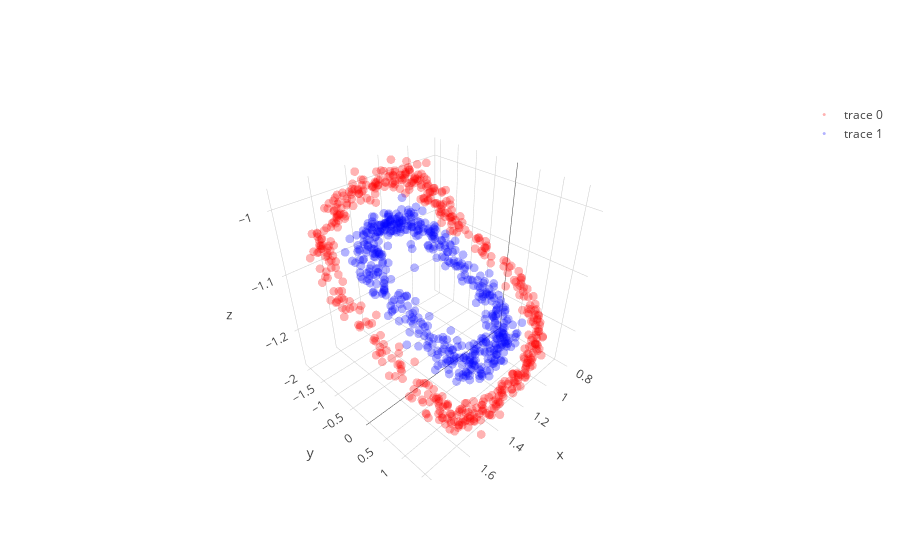
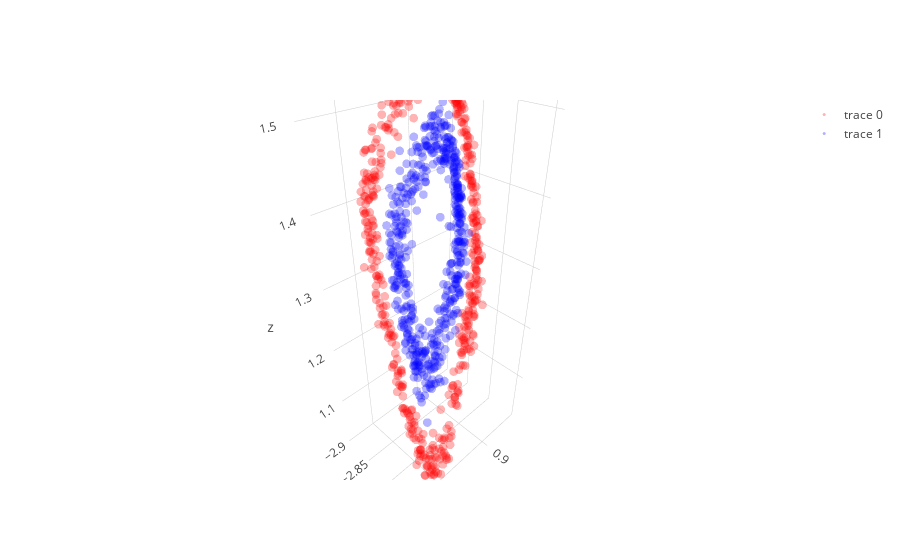
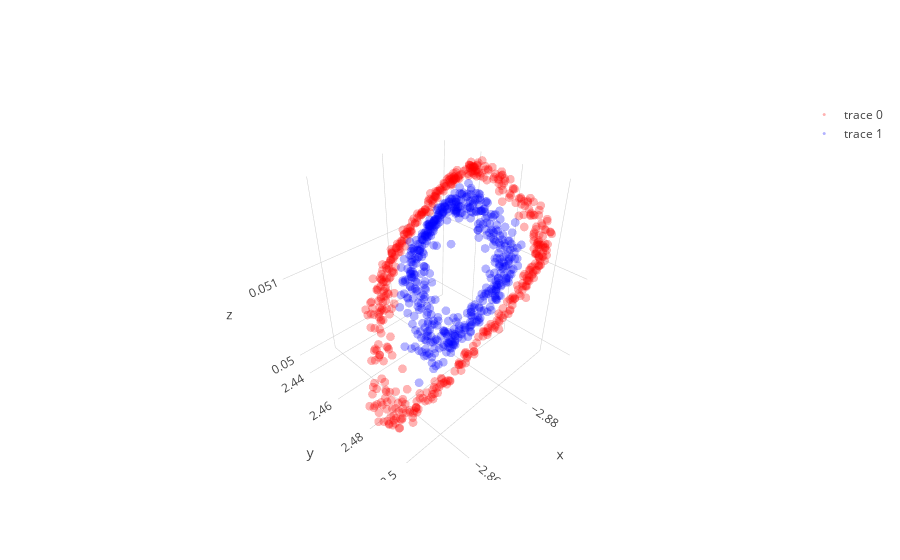

Notebook code cell kept with these figures, in order:
### Code cell
layer1,layer1_var = l1.feed_non(X)
layer2,layer2_var = l2.feed_non(layer1)
layer3,layer3_var = l3.feed_non(layer2)
layer4,layer4_var = l4.feed_linear(layer3)

show_3D(layer1)  
show_3D(layer2)    
show_3D(layer3)

### Figure 1 — Plotly figure (JSON) as saved in the notebook; plotly's stock layout.template omitted (floating-point values rounded to 4 significant figures; data arrays with more than 128 entries replaced by an {"elided": "..."} marker saying what was removed)
{"data": [{"line": {"color": "red", "width": 0.5}, "marker": {"opacity": 0.3, "size": 3}, "mode": "markers", "type": "scatter3d", "uid": "73755b72-addf-4b22-b7df-81c8db62d6cc", "x": {"elided": "500 float values"}, "y": {"elided": "500 float values"}, "z": {"elided": "500 float values"}}, {"line": {"color": "blue", "width": 0.5}, "marker": {"opacity": 0.3, "size": 3}, "mode": "markers", "type": "scatter3d", "uid": "8afdc55e-c4ed-4098-b652-c777a049aac7", "x": {"elided": "500 float values"}, "y": {"elided": "500 float values"}, "z": {"elided": "500 float values"}}], "layout": {}}

### Figure 2 — Plotly figure (JSON) as saved in the notebook; plotly's stock layout.template omitted (floating-point values rounded to 4 significant figures; data arrays with more than 128 entries replaced by an {"elided": "..."} marker saying what was removed)
{"data": [{"line": {"color": "red", "width": 0.5}, "marker": {"opacity": 0.3, "size": 3}, "mode": "markers", "type": "scatter3d", "uid": "c4be49c9-cbfc-4ed3-a260-6b426c40db5c", "x": {"elided": "500 float values"}, "y": {"elided": "500 float values"}, "z": {"elided": "500 float values"}}, {"line": {"color": "blue", "width": 0.5}, "marker": {"opacity": 0.3, "size": 3}, "mode": "markers", "type": "scatter3d", "uid": "9e60f535-bb52-4ef8-9124-655e2b834d89", "x": {"elided": "500 float values"}, "y": {"elided": "500 float values"}, "z": {"elided": "500 float values"}}], "layout": {}}

### Figure 3 — Plotly figure (JSON) as saved in the notebook; plotly's stock layout.template omitted (floating-point values rounded to 4 significant figures; data arrays with more than 128 entries replaced by an {"elided": "..."} marker saying what was removed)
{"data": [{"line": {"color": "red", "width": 0.5}, "marker": {"opacity": 0.3, "size": 3}, "mode": "markers", "type": "scatter3d", "uid": "786dfbb7-5f5b-4c26-9ec6-0bb04ecebe24", "x": {"elided": "500 float values"}, "y": {"elided": "500 float values"}, "z": {"elided": "500 float values"}}, {"line": {"color": "blue", "width": 0.5}, "marker": {"opacity": 0.3, "size": 3}, "mode": "markers", "type": "scatter3d", "uid": "37590f7c-d0ff-42da-bc76-3370dc58f7fd", "x": {"elided": "500 float values"}, "y": {"elided": "500 float values"}, "z": {"elided": "500 float values"}}], "layout": {}}
